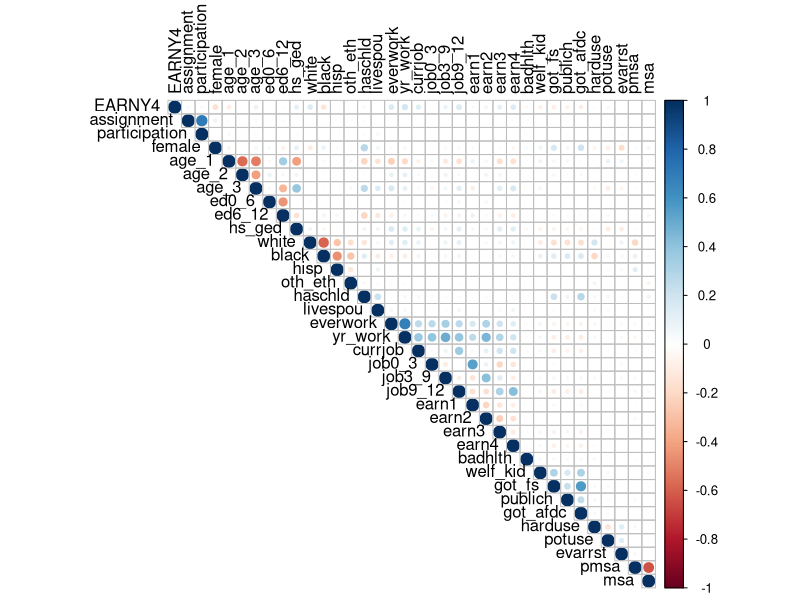
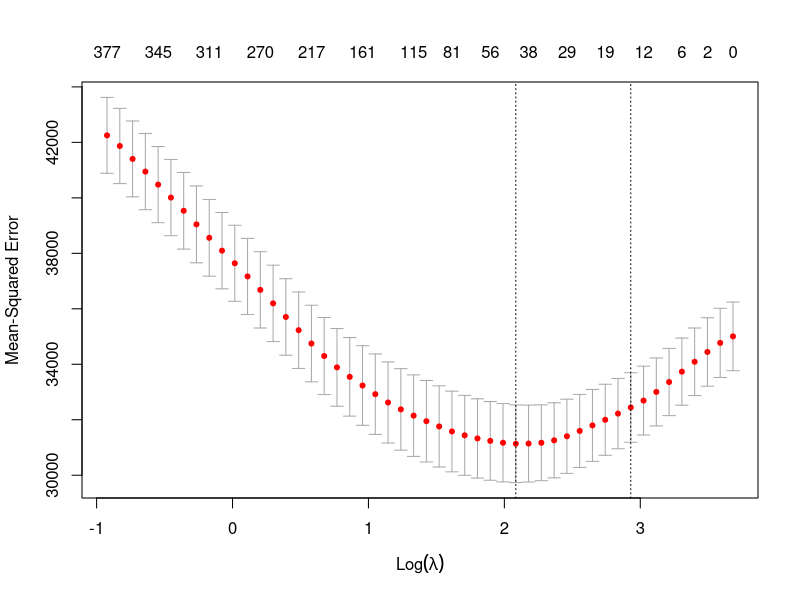
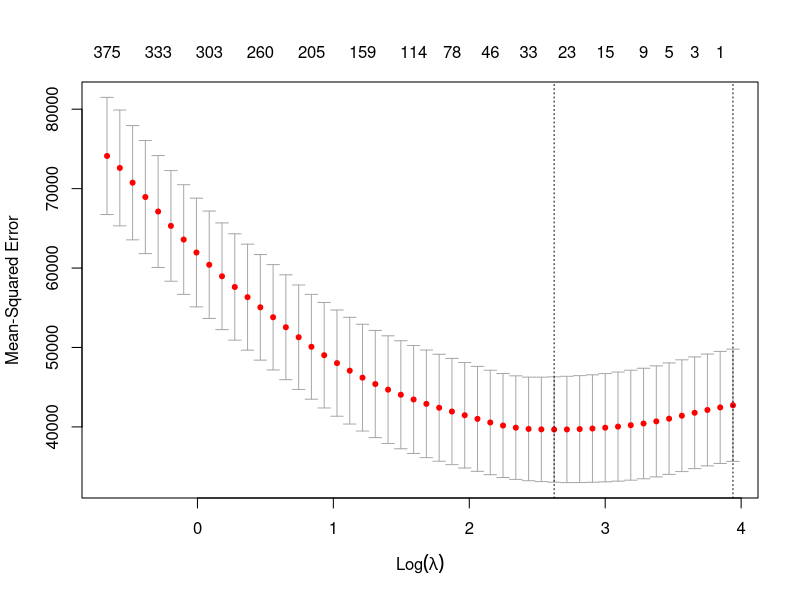
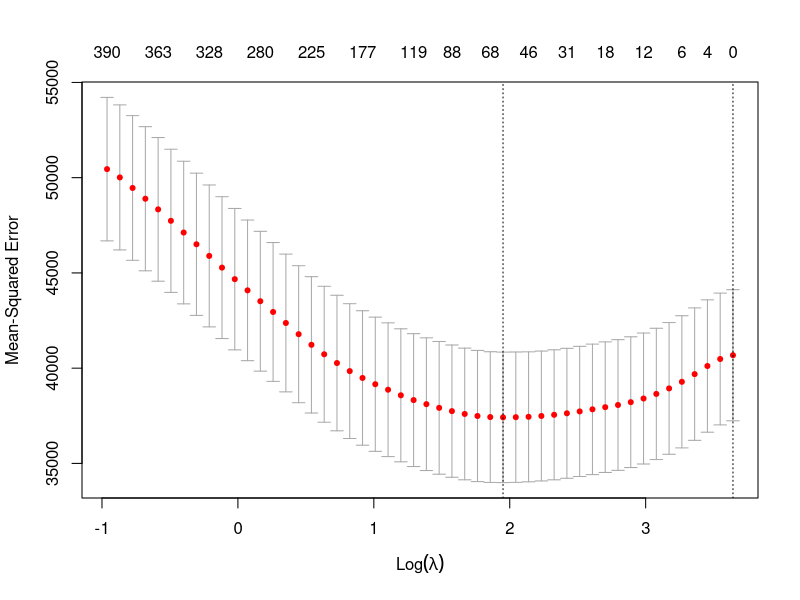
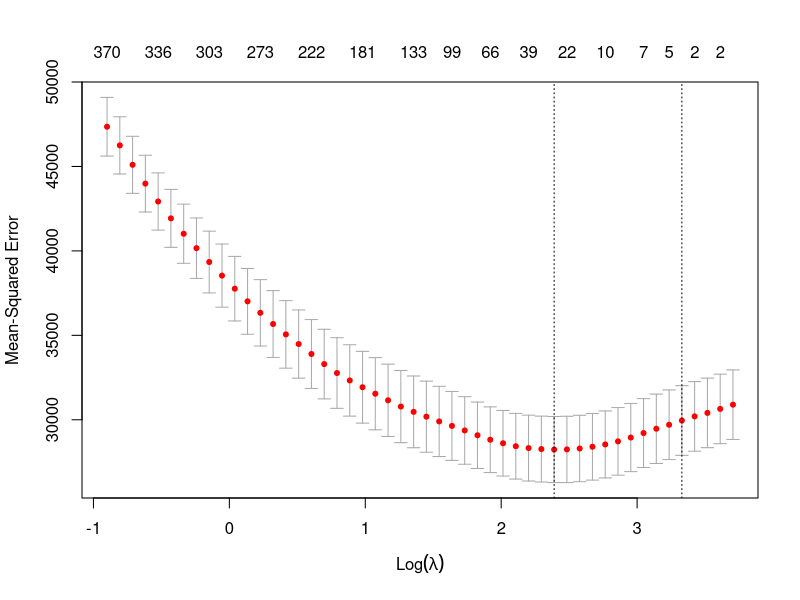
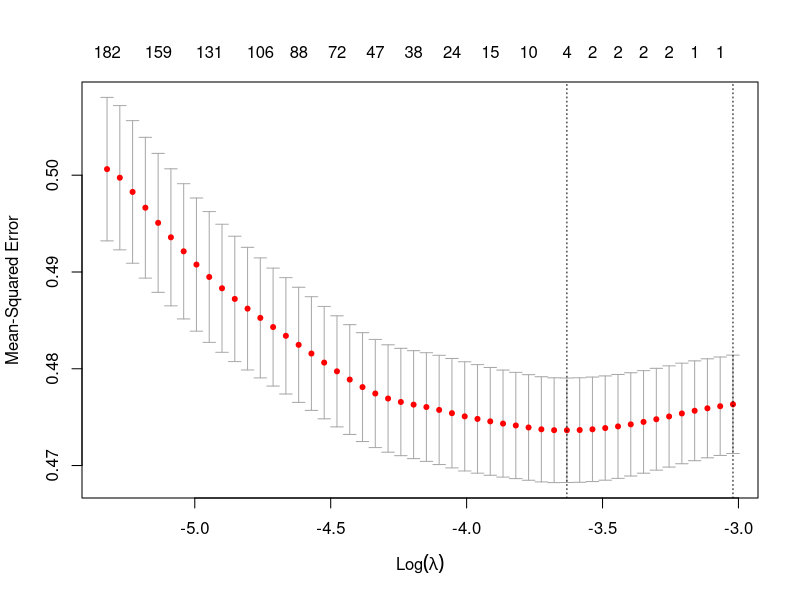
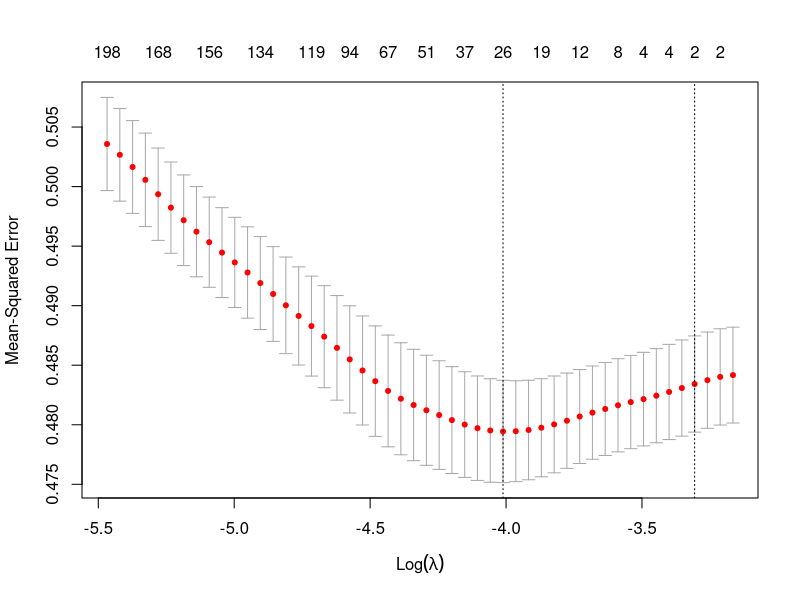
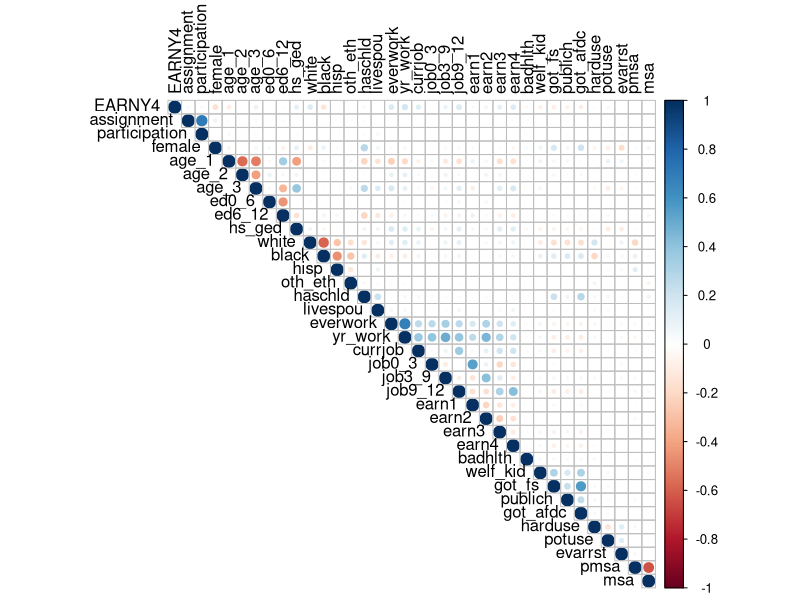

Generate these figures, in order, with R:

########################  Load Packages  ########################

# List of required packages
pkgs <- c('corrplot', 'glmnet', 'tidyverse')

# Load packages
for(pkg in pkgs){
    library(pkg, character.only = TRUE)
}

set.seed(10101) # set starting value for random number generator

print('All packages successfully installed and loaded.')

########################  Load Data Frame  ########################

# Load data frame
df <- read.csv("Data/job_corps.csv",header=TRUE, sep=",")

# Outcome Variable
outcome <- c("EARNY4")

# Treatment Variables
treatment <- c("assignment", "participation")

# Covariates/Features
covariates <- c("female", "age_1", "age_2", "age_3", "ed0_6", "ed6_12", "hs_ged", "white", "black", "hisp",
                "oth_eth", "haschld", "livespou", "everwork", "yr_work", "currjob", "job0_3", "job3_9", "job9_12",
                "earn1", "earn2", "earn3", "earn4", "badhlth", "welf_kid", "got_fs", "publich", "got_afdc",
                "harduse", "potuse", "evarrst", "pmsa", "msa")
    
all_variables <- c(outcome, treatment, covariates)

print('Data frame successfully loaded and sample selected.')

########################  Table with Descriptive Statistics  ########################
desc <- fBasics::basicStats(df) %>% t() %>% as.data.frame() %>% 
  select(Mean, Stdev, Minimum, Maximum, nobs)
print(round(desc, digits=2))

# Print as tex-file
#kable(desc, "latex", booktabs = T)

########################  Correlation Matrix  ########################

corr = cor(df)
corrplot(corr, type = "upper", tl.col = "black")

# Save correlation matrix as png-file
png(height=1200, width=1200, file="correlation.png")
    corrplot(corr, type = "upper", tl.col = "black")
dev.off()

########################  Extract Dataset  ########################
set.seed(10101)

# Extracting Data 
data <- df %>% dplyr::select(all_variables)

# Setting up the data, renaming columns and discarding rows with NA (if any)
df <- bind_cols(data) %>%  na.omit()

# Add First Order Interactions
interactions <-model.matrix(~ (female + age_1 + age_2 + age_3 + ed0_6 + ed6_12 + hs_ged + white + black + hisp
                 + oth_eth + haschld + livespou + everwork + yr_work + currjob + job0_3 + job3_9 + job9_12
                 + earn1 + earn2 + earn3 + earn4 + badhlth + welf_kid + got_fs + publich + got_afdc
                 + harduse + potuse + evarrst + pmsa + msa)^2,df)
df <- cbind(df,interactions[,c(35:ncol(interactions))])

print('Data successfully extracted.')

########################  Partition the Samples  ########################

# Partition Hold-Out-Sample
df_part <- modelr::resample_partition(df, c(obs = 0.9, hold_out = 0.1))
df_obs <- as.data.frame(df_part$obs) # Training and estimation sample
df_hold_out <- as.data.frame(df_part$hold_out) # Hold-out-sample

# Partition Samples for Cross-Fitting
df_part <- modelr::resample_partition(df_obs, c(obs_A = 0.5, obs_B = 0.5))
df_obs_A <- as.data.frame(df_part$obs_A) # Sample A
df_obs_B <- as.data.frame(df_part$obs_B) # Sample B

# Partition Samples A and B for Honest Inference
df_part <- modelr::resample_partition(df_obs_A, c(obs_A_train = 0.5, obs_A_est = 0.5))
df_obs_A_train <- as.data.frame(df_part$obs_A_train) # Training Sample A
df_obs_A_est <- as.data.frame(df_part$obs_A_est) # Estimation Sample A
df_part <- modelr::resample_partition(df_obs_B, c(obs_B_train = 0.5, obs_B_est = 0.5))
df_obs_B_train <- as.data.frame(df_part$obs_B_train) # Training Sample B
df_obs_B_est <- as.data.frame(df_part$obs_B_est) # Estimation Sample B

print('Samples are partitioned.')

########################  Generate Variables  ########################

# Outcome
earnings_hold_out <- as.matrix(df_hold_out[,1])
earnings_obs <- as.matrix(df_obs[,1])
earnings_obs_A <- as.matrix(df_obs_A[,1])
earnings_obs_B <- as.matrix(df_obs_B[,1])
earnings_obs_A_train <- as.matrix(df_obs_A_train[,1])
earnings_obs_A_est <- as.matrix(df_obs_A_est[,1])
earnings_obs_B_train <- as.matrix(df_obs_B_train[,1])
earnings_obs_B_est <- as.matrix(df_obs_B_est[,1])

# Treatment
treat = 2 #Select treatmen 2= offer to participate, 3 = actual participation
treat_hold_out <- as.matrix(df_hold_out[,treat])
treat_obs <- as.matrix(df_obs[,treat])
treat_obs_A <- as.matrix(df_obs_A[,treat])
treat_obs_B <- as.matrix(df_obs_B[,treat])
treat_obs_A_train <- as.matrix(df_obs_A_train[,treat])
treat_obs_A_est <- as.matrix(df_obs_A_est[,treat])
treat_obs_B_train <- as.matrix(df_obs_B_train[,treat])
treat_obs_B_est <- as.matrix(df_obs_B_est[,treat])

# Covariates
covariates_hold_out <- as.matrix(df_hold_out[,c(4:ncol(df_hold_out))])
covariates_obs <- as.matrix(df_obs[,c(4:ncol(df_obs))])
covariates_obs_A <- as.matrix(df_obs_A[,c(4:ncol(df_obs_A))])
covariates_obs_B <- as.matrix(df_obs_B[,c(4:ncol(df_obs_B))])
covariates_obs_A_train <- as.matrix(df_obs_A_train[,c(4:ncol(df_obs_A_train))])
covariates_obs_A_est <- as.matrix(df_obs_A_est[,c(4:ncol(df_obs_A_est))])
covariates_obs_B_train <- as.matrix(df_obs_B_train[,c(4:ncol(df_obs_B_train))])
covariates_obs_B_est <- as.matrix(df_obs_B_est[,c(4:ncol(df_obs_B_est))])

print('The data is now ready for your analysis!')

########################  Conditional Potential Earnings  ########################
p = 1 # 1 for LASSO, 0 for Ridge
set.seed(10101)

## Using Sample A to Predict Sample B
# Potential Earnings under Treatment
lasso_y1_A_train <- cv.glmnet(covariates_obs_A_train[treat_obs_A_train==1,], earnings_obs_A_train[treat_obs_A_train==1,],
                              alpha=p, type.measure = 'mse', lambda.min.ratio = 0.01, nlambda = 50, parallel=FALSE)
plot(lasso_y1_A_train)
fit_y1_A_est <- glmnet(covariates_obs_A_est[treat_obs_A_est==1,], earnings_obs_A_est[treat_obs_A_est==1,]
                        ,lambda = lasso_y1_A_train$lambda.min)
y1hat_B <- predict(fit_y1_A_est, covariates_obs_B, type = 'response')
y1hat_B_train <- predict(fit_y1_A_est, covariates_obs_B_train, type = 'response')
y1hat_B_est <- predict(fit_y1_A_est, covariates_obs_B_est, type = 'response')

# Potential Earnings under Non-Treatment
lasso_y0_A_train <- cv.glmnet(covariates_obs_A_train[treat_obs_A_train==0,], earnings_obs_A_train[treat_obs_A_train==0,],
                              alpha=p, type.measure = 'mse', lambda.min.ratio = 0.01, nlambda = 50, parallel=FALSE)
plot(lasso_y0_A_train)
fit_y0_A_est <- glmnet(covariates_obs_A_est[treat_obs_A_est==0,], earnings_obs_A_est[treat_obs_A_est==0,]
                        ,lambda = lasso_y0_A_train$lambda.min)
y0hat_B <- predict(fit_y0_A_est, covariates_obs_B, type = 'response')
y0hat_B_train <- predict(fit_y0_A_est, covariates_obs_B_train, type = 'response')
y0hat_B_est <- predict(fit_y0_A_est, covariates_obs_B_est, type = 'response')

## Using Sample B to Predict Sample A
# Potential Earnings under Treatment
lasso_y1_B_train <- cv.glmnet(covariates_obs_B_train[treat_obs_B_train==1,], earnings_obs_B_train[treat_obs_B_train==1,],
                              alpha=p, type.measure = 'mse', lambda.min.ratio = 0.01, nlambda = 50, parallel=FALSE)
plot(lasso_y1_B_train)
fit_y1_B_est <- glmnet(covariates_obs_B_est[treat_obs_B_est==1,], earnings_obs_B_est[treat_obs_B_est==1,]
                        ,lambda = lasso_y1_B_train$lambda.min)
y1hat_A <- predict(fit_y1_B_est, covariates_obs_A, type = 'response')
y1hat_A_train <- predict(fit_y1_B_est, covariates_obs_A_train, type = 'response')
y1hat_A_est <- predict(fit_y1_B_est, covariates_obs_A_est, type = 'response')

# Potential Earnings under Non-Treatment
lasso_y0_B_train <- cv.glmnet(covariates_obs_B_train[treat_obs_B_train==0,], earnings_obs_B_train[treat_obs_B_train==0,],
                              alpha=p, type.measure = 'mse', lambda.min.ratio = 0.01, nlambda = 50, parallel=FALSE)
plot(lasso_y0_B_train)
fit_y0_B_est <- glmnet(covariates_obs_B_est[treat_obs_B_est==0,], earnings_obs_B_est[treat_obs_B_est==0,]
                        ,lambda = lasso_y0_B_train$lambda.min)
y0hat_A <- predict(fit_y0_B_est, covariates_obs_A, type = 'response')
y0hat_A_train <- predict(fit_y0_B_est, covariates_obs_A_train, type = 'response')
y0hat_A_est <- predict(fit_y0_B_est, covariates_obs_A_est, type = 'response')

########################  Propensity Score  ########################
p = 1 # 1 for LASSO, 0 for Ridge
set.seed(10101)

# Using Sample A to Predict Sample B
lasso_p_A_train <- cv.glmnet(covariates_obs_A_train, treat_obs_A_train, alpha=p, type.measure = 'mse',
                             lambda.min.ratio = 0.1, nlambda = 50, family='binomial', parallel=FALSE)
plot(lasso_p_A_train)
fit_p_A_est <- glmnet(covariates_obs_A_est, treat_obs_A_est,lambda = lasso_p_A_train$lambda.min, family='binomial')
pscore_B <- predict(fit_p_A_est, covariates_obs_B, type = 'response')
pscore_B_train <- predict(fit_p_A_est, covariates_obs_B_train, type = 'response')
pscore_B_est <- predict(fit_p_A_est, covariates_obs_B_est, type = 'response')

# Using Sample B to Predict Sample A
lasso_p_B_train <- cv.glmnet(covariates_obs_B_train, treat_obs_B_train, alpha=p, type.measure = 'mse',
                             lambda.min.ratio = 0.1, nlambda = 50, family='binomial', parallel=FALSE)
plot(lasso_p_B_train)
fit_p_B_est <- glmnet(covariates_obs_B_est, treat_obs_B_est,lambda = lasso_p_B_train$lambda.min, family='binomial')
pscore_A <- predict(fit_p_B_est, covariates_obs_A, type = 'response')
pscore_A_train <- predict(fit_p_B_est, covariates_obs_A_train, type = 'response')
pscore_A_est <- predict(fit_p_B_est, covariates_obs_A_est, type = 'response')


########################  Average Treatment Effects (ATE)  ########################

# Generate Modified Outcome
Y_star_A = invisible(y1hat_A - y0hat_A + treat_obs_A*(earnings_obs_A - y1hat_A)/pscore_A 
            - (1-treat_obs_A)*(earnings_obs_A - y0hat_A)/(1-pscore_A))

Y_star_B = invisible(y1hat_B - y0hat_B + treat_obs_B*(earnings_obs_B - y1hat_B)/pscore_B 
            - (1-treat_obs_B)*(earnings_obs_B - y0hat_B)/(1-pscore_B))

Y_star = invisible(0.5*(mean(Y_star_A) + mean(Y_star_B)))

# Average Treatment Effect (ATE)
ATE <- round(mean(Y_star), digits=3)
N = length(Y_star_A) + length(Y_star_B)
SD_ATE <- round(sqrt(0.5*(var(Y_star_A) + (mean(Y_star_A) - mean(Y_star))^2 
                     + var(Y_star_B) + (mean(Y_star_B) - mean(Y_star))^2)/N),digits=3)
print(paste0("Average Treatment Effect (ATE): ", ATE))
print(paste0("Standard Error for ATE: ", SD_ATE))


# Compare results with OLS on full sample
ols <- lm(formula = EARNY4 ~ assignment, data = df)
summary(ols)

#####################  Average Treatment Effects on Treated (ATET)  #####################

p_A = mean(pscore_A)
p_B = mean(pscore_B)

# Generate Modified Outcome
Y_star_A = invisible(treat_obs_A*(earnings_obs_A - y0hat_A)/p_A 
            - (1-treat_obs_A)*pscore_A*(earnings_obs_A - y0hat_A)/(p_A*(1-pscore_A)))

Y_star_B = invisible(treat_obs_B*(earnings_obs_B - y1hat_B)/p_B 
            - (1-treat_obs_B)*pscore_B*(earnings_obs_B - y0hat_B)/(p_B*(1-pscore_B)))

Y_star = invisible(0.5*(mean(Y_star_A) + mean(Y_star_B)))

# Average Treatment Effect for Treated (ATET)
ATET <- round(mean(Y_star), digits=3)
                     
var_A = mean((Y_star_A- treat_obs_A*mean(Y_star_A)/p_A)^2)
var_B = mean((Y_star_B - treat_obs_B*mean(Y_star_B)/p_B)^2)
             
N = length(Y_star_A) + length(Y_star_B)
SD_ATET <- round(sqrt(0.5*(var_A + (mean(Y_star_A) - mean(Y_star))^2 
                     + var_B + (mean(Y_star_B) - mean(Y_star))^2)/N),digits=3)
print(paste0("Average Treatment Effect for Treated (ATET): ", ATET))
print(paste0("Standard Error for ATET: ", SD_ATET))

############################################################################
